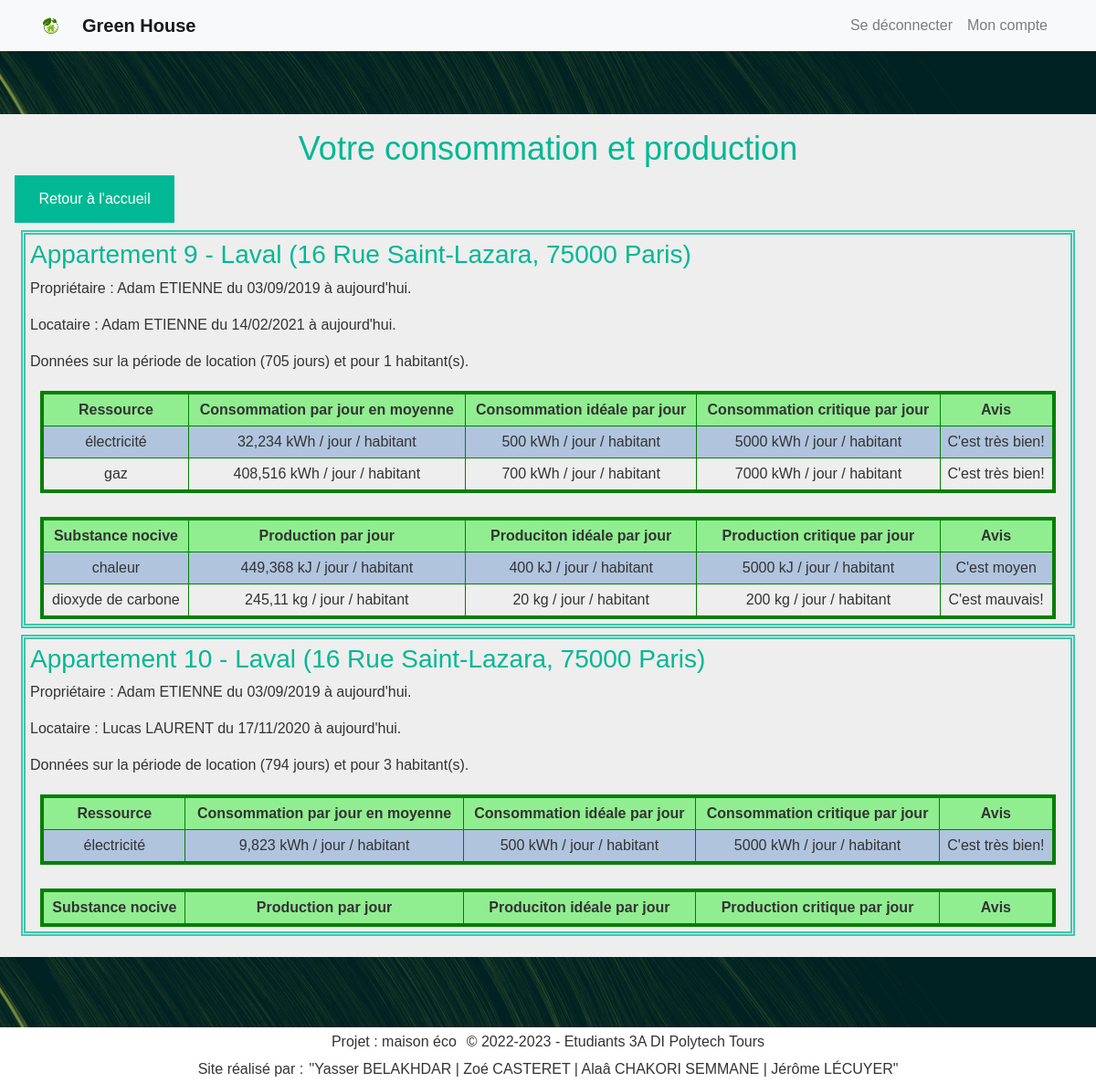
Page /administration/gererConso.php (signed in) on the committed database.
### tables this page shows
CREATE TABLE Appartement(
   idAppartement INT AUTO_INCREMENT,
   numAppart INT,
   degreSecurite INT NOT NULL,
   typeAppart INT NOT NULL,
   idPropriete INT NOT NULL,
   PRIMARY KEY(idAppartement),
   FOREIGN KEY(degreSecurite) REFERENCES TypeSecurite(degreSecurite)
        ON DELETE CASCADE,
   FOREIGN KEY(typeAppart) REFERENCES TypeAppartement(typeAppart)
        ON DELETE CASCADE,
   FOREIGN KEY(idPropriete) REFERENCES Propriete(idPropriete)
        ON DELETE CASCADE
);

CREATE TABLE Appareil(
   idAppareil INT AUTO_INCREMENT,
   nomAppareil VARCHAR(50)  NOT NULL,
   emplacement VARCHAR(200) ,
   idTypeAppareil INT NOT NULL,
   idPiece INT NOT NULL,
   PRIMARY KEY(idAppareil),
   FOREIGN KEY(idTypeAppareil) REFERENCES TypeAppareil(idTypeAppareil)
        ON DELETE CASCADE,
   FOREIGN KEY(idPiece) REFERENCES Piece(idPiece)
        ON DELETE CASCADE
);

### WEB/common/bdd.php (called while the page is built, shortened)
<?php
if (isset($_SESSION['Id']) && !empty($_SESSION['Id'])) {
	$sessionId = $_SESSION['Id'];
	$estConnecte = true;
} else {
	$sessionId = null;
	$estConnecte = false;
	$estAdmin = false;
	$Prenom = "";
	$Nom = "";
}

### WEB/common/fonctions.php (called while the page is built, shortened)
<?php
function adresseSansNomPropriete($propriete)
{
	return $propriete['numeroRue'] . " " . $propriete['nomRue'] . ", " . $propriete['codePostal'] . " " . $propriete['nomVille'];
}
function adressePropriete($propriete)
{
	$adresse = adresseSansNomPropriete($propriete);
	if ($propriete['nomPropriete'] != null) {
		$labelPropriete = $propriete['nomPropriete'] . " (" . $adresse . ")";
	} else {
		$labelPropriete = $adresse;
	}
	return $labelPropriete;
}
function periodeDateDuAu($dateDebut, $dateFin) {
	if($dateFin == NULL) {
		return "du " . date("d/m/Y", strtotime($dateDebut)) . " à aujourd'hui";
	} else {
		return "du " . date("d/m/Y", strtotime($dateDebut)) . " au " . date("d/m/Y", strtotime($dateFin));
	}
}

### WEB/administration/gererConso.php (the view, shortened to what this page needs)
<!DOCTYPE html>
 <html lang="fr">
 <head>
    <?php require "../common/header.php"; ?>
    <h2>Votre consommation et production</h2>
    <a href="../Page_accueil/Page_accueil.php" class = "bouton-retour">Retour à l'accueil</a>
    <?php
    $reqApparts = 'SELECT Appartement.idAppartement, numAppart, numeroRue, nomRue, codePostal, nomVille, nomPropriete,
                    datedebutprop, datefinprop,
                    datedebutloc, dateFinLoc, nbHabitants,
                    (UNIX_TIMESTAMP(IFNULL(dateFinLoc,NOW())) - UNIX_TIMESTAMP(datedebutloc)) AS tempsDureeLocation,
                    idProprietaire, nomProprietaire, prenomProprietaire,
                    idLocataire, nomLocataire, prenomLocataire
            FROM Appartement NATURAL JOIN ProprieteAdresse
            LEFT OUTER JOIN DernierProprietaire ON ProprieteAdresse.idPropriete = DernierProprietaire.idPropriete
            LEFT OUTER JOIN LocataireActuel ON Appartement.idAppartement = LocataireActuel.idAppartement';
    if (!isset($estAdmin) || $estAdmin != true) {
        $reqApparts = "$reqApparts WHERE idProprietaire = $sessionId";
    }
    $dataApparts = $bdd->query($reqApparts);
    foreach ($dataApparts as $appartement) {
        $heuresDureeLocation = $appartement['tempsDureeLocation'] / 3600;
        echo "<div class=\"appart\">
        <h3>";
        if ($appartement['numAppart'] != NULL) echo "Appartement {$appartement['numAppart']} - ";
        echo adressePropriete($appartement) . "</h3>";
        $textePeriodeProprietaire = periodeDateDuAu($appartement['datedebutprop'], $appartement['datefinprop']);
        echo "<p>Propriétaire : {$appartement['prenomProprietaire']} {$appartement['nomProprietaire']} $textePeriodeProprietaire.</p>";
        $dateDebut = $appartement['datedebutloc'];
        $dateFin = $appartement['dateFinLoc'];
        $textPeriodeLocation = periodeDateDuAu($dateDebut, $dateFin);
        if($dateFin == NULL) $dateFin = date('Y-m-d');
        echo "<p>Locataire : {$appartement['prenomLocataire']} {$appartement['nomLocataire']} $textPeriodeLocation.</p>";
        $nbJoursLocation = round($heuresDureeLocation / 24, 0);
        echo "<p>Données sur la période de location ($nbJoursLocation jours) et pour {$appartement['nbHabitants']} habitant(s).</p>";
        $reqConso = "SELECT idAppareil, libTypeRessource, valCritiqueConsoAppart, valIdealeConsoAppart, quantiteAllume,
                    SUM((UNIX_TIMESTAMP(IFNULL(dateOff, NOW())) - UNIX_TIMESTAMP(dateOn))) AS dureeAllume
                FROM TypeRessource NATURAL JOIN Consommer NATURAL JOIN TypeAppareil NATURAL JOIN Appareil NATURAL JOIN Piece NATURAL JOIN HistoriqueConsommation
                WHERE idAppartement = {$appartement['idAppartement']} AND dateOn >= '$dateDebut' AND dateOn <= '$dateFin'
                GROUP BY typeRessource";
        $dataConso = $bdd->query($reqConso);
        echo "<table class=\"with-space\">
                <tbody>
                    <tr class=\"titre\">
                        <td>Ressource</td>
                        <td>Consommation par jour en moyenne</td>
                        <td>Consommation idéale par jour</td>
                        <td>Consommation critique par jour</td>
                        <td>Avis</td>
                    </tr>";
        foreach ($dataConso as $ligneConso) {
            $consommation = ($ligneConso['dureeAllume'] / 3600) * $ligneConso['quantiteAllume'] / $heuresDureeLocation / $appartement['nbHabitants'];
            $libTypeRessource = $ligneConso['libTypeRessource'];
            $unite = "kWh / jour / habitant";
            echo "<tr>
                    <td>$libTypeRessource</td>
                    <td>" . str_replace(".", ",", round($consommation, 3)) . " $unite</td>
                    <td>" . $ligneConso['valIdealeConsoAppart'] . " $unite</td>
                    <td>" . $ligneConso['valCritiqueConsoAppart'] . " $unite</td>";
            if ($ligneConso['valIdealeConsoAppart']+5 >= $consommation) echo "<td class=\"vert\">C'est très bien!</td>";
            else if ($ligneConso['valCritiqueConsoAppart']-5 > $consommation) echo "<td class=\"orange\">C'est moyen</td>";
            else echo "<td class=\"rouge\">C'est mauvais!</td>";
            echo "</tr>";
        }
        echo "<tr class=\"space\"><td colspan=\"6\" class=\"ignore-border\">&nbsp;</td></tr>";
        $reqProd = "SELECT libTypeSubstance, valCritiqueProdAppart, valIdealeProdAppart, idAppareil, quantiteAllume,
                SUM((UNIX_TIMESTAMP(IFNULL(dateOff, NOW())) - UNIX_TIMESTAMP(dateOn))) AS dureeAllume
                FROM TypeSubstance NATURAL JOIN Produire NATURAL JOIN TypeAppareil NATURAL JOIN Appareil NATURAL JOIN Piece NATURAL JOIN HistoriqueConsommation
                WHERE idAppartement = {$appartement['idAppartement']} AND dateOn >= '$dateDebut' AND dateOn <= '$dateFin'
                GROUP BY typeSubstance";
        $dataProd = $bdd->query($reqProd);
        echo "      <tr class=\"titre\">
                        <td>Substance nocive</td>
                        <td>Production par jour</td>
                        <td>Produciton idéale par jour</td>
                        <td>Production critique par jour</td>
                        <td>Avis</td>
                    </tr>";
        foreach ($dataProd as $ligneProd) {
            $heuresAllume = $ligneProd['dureeAllume'] / 3600;
            $production = $heuresAllume * $ligneProd['quantiteAllume'] / $heuresDureeLocation / $appartement['nbHabitants'];
            $unite = " kg/j";
            switch($ligneProd['libTypeSubstance']) {
                case "dioxyde de carbone":
                    $unite = " kg / jour / habitant";
                    break;
                case "chaleur":
                    $unite = " kJ / jour / habitant";
                    break;
            }
            echo "<tr>
                    <td>{$ligneProd['libTypeSubstance']}</td>
                    <td>" . str_replace(".", ",", round($production, 3)) . "$unite</td>
                    <td>" . $ligneProd['valIdealeProdAppart'] . $unite . "</td>
                    <td>" . $ligneProd['valCritiqueProdAppart'] . $unite . "</td>";
            if ($ligneProd['valIdealeProdAppart']+5 >= $production) echo "<td class=\"vert\">C'est très bien!</td>";
            else if ($ligneProd['valCritiqueProdAppart']-5 > $production) echo "<td class=\"orange\">C'est moyen</td>";
            else echo "<td class=\"rouge\">C'est mauvais!</td>";
            echo "</tr>";
        }
        echo "</tbody>
            </table>
            </div>";
    }
    ?>
 <?php require "../common/footer.php"; ?>

### WEB/common/header.php (shortened to what this page needs)
<?php
if (!isset($ROOT)) {
    $ROOT = "../";
}
require_once("main.php");
require_once("fonctions.php");
?>
<link rel="stylesheet" href="https://maxcdn.bootstrapcdn.com/bootstrap/4.0.0/css/bootstrap.min.css">
<link rel='stylesheet' type='text/css' media='screen' href='<?= $ROOT ?>common/style/main.css'>
</head>
<body>
    <nav class="navbar navbar-expand-lg navbar-light bg-light fixed-top">
        <div class="container">
            <img src="<?= $ROOT ?>common/images/Green_house.webp" alt="Green_house" width="20" height="20" style="float:left; margin:0 25px 0 0;" />
            <a class="navbar-brand" href="<?= $ROOT ?>Page_accueil/Page_accueil.php"><b>Green House </b></a>
            <div class="collapse navbar-collapse" id="navbarResponsive">
                <ul class="navbar-nav ml-auto">
                    <?php
                    if (!$estConnecte) {
                        echo "<li class='nav-item'><a class='nav-link' href='{$ROOT}Page_accueil/inscription.php'>S'inscrire</a></li>";
                        echo "<li class='nav-item'><a class='nav-link' href='{$ROOT}Page_accueil/connexion.php'>Se connecter (utilisateur)</a></li>";
                        echo "<li class='nav-item'><a class='nav-link' href='{$ROOT}Page_accueil/connexion_administrateur.php'>Se connecter (admin)</a></li>";
                    } else {
                        echo "<li class='nav-item'><a class='nav-link' href='{$ROOT}Page_accueil/deconnexion.php'>Se déconnecter</a></li>";
                        echo "<li class='nav-item'><a class='nav-link' href='{$ROOT}Page_accueil/gestion_compte.php'>Mon compte</a></li>";
                    }
                    ?>
                </ul>
            </div>
        </div>
    </nav>
    <br><br>
    <div class="vantatopologymin" id="vantatopologymin_1"></div>
    <div class="body">

### WEB/common/footer.php (shortened to what this page needs)
</div>
<footer style="background-color: white;">
	<div class="vantatopologymin" id="vantatopologymin_2"></div>
	<div class="footer">
		<div class="flex-together">
			<p>Projet : maison éco</p>&nbsp;
			<p>© 2022-2023 - Etudiants 3A DI Polytech Tours</p>
		</div>
		<div class="flex-together">
			<p>Site réalisé par : </p>
			<p>"Yasser BELAKHDAR | Zoé CASTERET | Alaâ CHAKORI SEMMANE | Jérôme LÉCUYER"</p>
		</div>
	</div>
</footer>
</body>
</html>

### WEB/common/style/main.css (style rules this page uses)
html { height: 100%; }
body { font-family: Arial, sans-serif; color: #333; background-color: #eee; margin: 0; min-height: 100%; display: flex; flex-direction: column; }
.body { padding: 1em; }
h2 { font-size: 36px; text-align: center; }
h2, h3, h4, h5, h6 { color: #00b894; }
.bouton-retour { display: block; width: 15%; margin: 20px; padding: 12px 20px; }
button, .header-right > a, .bouton, .bouton-retour { background-color: #00b894; color: #fff; padding: 14px 20px; margin: 8px 0; border: none; cursor: pointer; text-align: center; text-decoration: none; }
table.with-space { margin: 20px auto auto auto; table-layout: auto; width: 98%; text-align: center; border-collapse: collapse; border: solid green 4px; border-left: none; border-right: none; }
table tr:not(.titre):not(.space):nth-child(even) { background: lightsteelblue; }
table .titre { font-weight: bold; background: lightgreen; }
table td:not(.ignore-border) { border: solid green 1px; padding: 5px; }
table tr { border-collapse: collapse; border: solid green 4px; }
table tr:not(.space) { border-top: none; border-bottom: none; }
table tr.space { border-left: none; border-right: none; }
.appart { border: double #3dc7ab 5px; margin: 7px; padding: 5px; }
footer { margin-top: auto; }
footer > .footer { padding: 0 1em; display: flex; flex-direction: column; justify-content: center; align-items: center; }
footer p { margin: auto 0; padding: 0.2em; }
.flex-together { display: flex; flex-direction: row; flex-wrap: wrap; }
.vantatopologymin { height: 77px; position: unset !important; }

### rows in the picture
appartement: numAppart "9", appartement "Laval (16 Rue Saint-Lazara, 75000 Paris)", prenomProprietaire "Adam", nomProprietaire "ETIENNE", textePeriodeProprietaire "du 03/09/2019 à aujourd'hui", prenomLocataire "Adam", nomLocataire "ETIENNE", textPeriodeLocation "du 14/02/2021 à aujourd'hui", nbJoursLocation "705", nbHabitants "1"
appareil: libTypeRessource "électricité", consommation "32,234", unite "kWh / jour / habitant", valIdealeConsoAppart "500", valCritiqueConsoAppart "5000"
appareil: libTypeRessource "gaz", consommation "408,516", unite "kWh / jour / habitant", valIdealeConsoAppart "700", valCritiqueConsoAppart "7000", libTypeSubstance "chaleur", production "449,368", unite "kJ / jour / habitant", valIdealeProdAppart "400", valCritiqueProdAppart "5000", shows "C'est moyen", libTypeSubstance "dioxyde de carbone", production "245,11", unite "kg / jour / habitant", valIdealeProdAppart "20", valCritiqueProdAppart "200"
appartement: numAppart "10", appartement "Laval (16 Rue Saint-Lazara, 75000 Paris)", prenomProprietaire "Adam", nomProprietaire "ETIENNE", textePeriodeProprietaire "du 03/09/2019 à aujourd'hui", prenomLocataire "Lucas", nomLocataire "LAURENT", textPeriodeLocation "du 17/11/2020 à aujourd'hui", nbJoursLocation "794", nbHabitants "3"
appareil: libTypeRessource "électricité", consommation "9,823", unite "kWh / jour / habitant", valIdealeConsoAppart "500", valCritiqueConsoAppart "5000"
